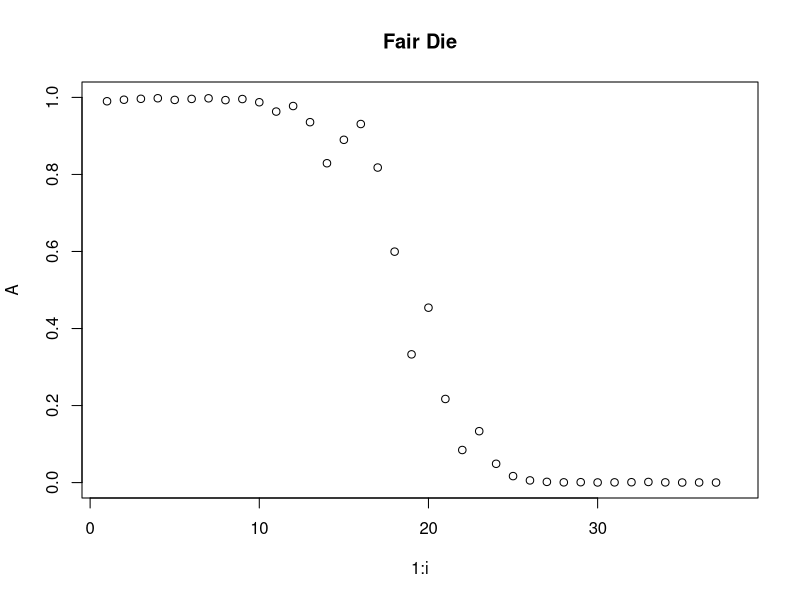
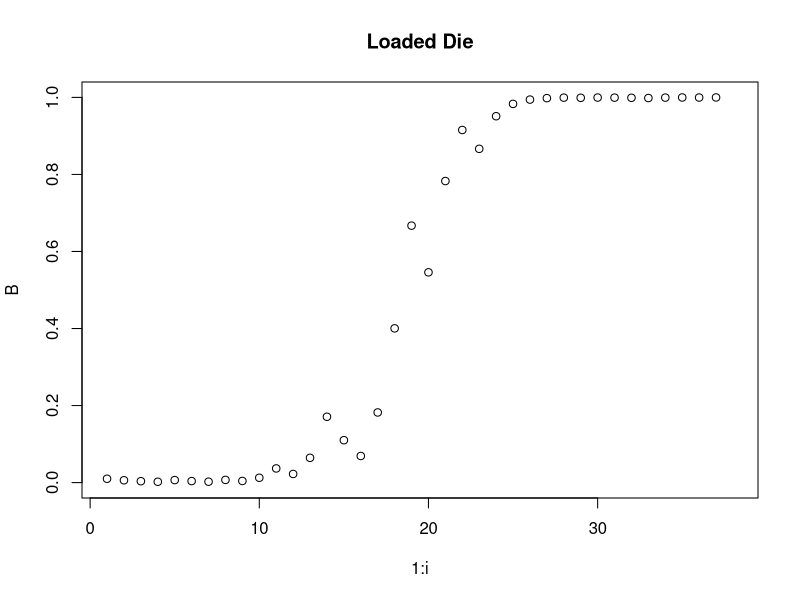

Reproduce these figures in R, in order. (Note: a time limit stopped this script after it produced the figures.)

#######################################################Questions 1##################################################

#likelihood 
#infected <- c(.91,.09)
#notInfected <- c(.16,.84)
#Function to create a data list given a 
getData <-  function(likelihood, numPoints)
{
  d <- vector(mode="integer",length=numPoints)
  for(i in 1:numPoints)
  {
    if(runif(1) <= likelihood[1])
    {
      d[i] <- 1
    }
    else
    {
      d[i] <- 2
    }
    
  }
  return(d)
}  

#getData(infected,50)
#data <- getData(infected,50)

############################*Variables to change*##################################################
#prior
#(Fair|Loaded) 
prior <- c(.99,.01)
#likelihood  
A_likelihood <- c(1/6,1/6,1/6,1/6,1/6,1/6)
B_likelihood <- c(1/10,1/10,1/10,1/10,1/10,5/10)
#data rolls given 
data<-c(2,3,2,6,3,5,6,2,6,6,2,6,6,2,3,6,6,6,5,6,6,5,6,6,6,6,6,4,6,3,3,3,6,6,5,6,6)
##################################################################################################
A <-  vector()
B <-  vector()
x <- 0
y <- 0
titleStr <- ""

for(i in 1:length(data))
{
  
  A[i] <- prior[1]
  B[i] <- prior[2]
  marginal <- prior[1] * A_likelihood[data[i]] + prior[2]*B_likelihood[data[i]]
  #print(marginal)
  prior[1] <- prior[1] * A_likelihood[data[i]] / marginal
  prior[2] <- prior[2] * B_likelihood[data[i]] / marginal
  
  
  #titleStr <-  paste(titleStr, data[i], sep="")
  #plot(1:i, A, main=titleStr, ylim=c(0,1), xlim=c(1,length(data)+1))
  #plot(1:i, B, main=titleStr, ylim=c(0,1), xlim=c(1,length(data)+1))
}

titleStr="Fair Die"
plot(1:i, A, main=titleStr, ylim=c(0,1), xlim=c(1,length(data)+1))

titleStr="Loaded Die"
plot(1:i, B, main=titleStr, ylim=c(0,1), xlim=c(1,length(data)+1))

################################################Question 2##########################################################

#Prior
#priorA <- .99
#priorB <- .01


# p(positive) , p(negative)
likelihoodA <- c(1/6,1/6,1/6,1/6,1/6,1/6)
likelihoodB<- c( 1/10, 1/10, 1/10, 1/10, 1/10, 5/10)

#generate data  
getDataFromLikelihood <- function( likelihood, numPoints) 
{
  d <- vector(mode="integer", length=numPoints);
  myprobs <- c( 1/10, 1/10, 1/10, 1/10, 1/10, 5/10)
    
  #set.seed(1)
  d <- sample(1:6, size = numPoints, replace = TRUE, prob = likelihood)
  #plotting distribution
  #barplot(table(d))
  
  
  return(d)
}

print(data)
numTests <- 1:100
numSimulationsPerCycle <- 10000

averagePosteriorValue <- c(length=length(numTests))
estimatedPower<- c(length=length(numTests))

for( i in numTests ) 
{
  posteriorValues <- c(length=numSimulationsPerCycle)
  
  for( j in 1:numSimulationsPerCycle  ) 
  {
    # reset our prior each time  
    probA <-  c(.99,.01)
    
    data <- getDataFromLikelihood( likelihoodB, numTests[i])
    
    for( k in 1:length(data))
    {
      denom <- probA[1] * likelihoodA[data[i]] + probA[2] * likelihoodB[data[k]];
     
      probA[1] = probA[1] * likelihoodA[data[k]] / denom;
      probA[2] = probA[2] * likelihoodB[data[k]] / denom;
     
    }
    #*change this*
    posteriorValues[j] = probA[2]	
  }
  
  averagePosteriorValue[i] = mean(posteriorValues)
  #is this correct?
  estimatedPower[i] <- sum(posteriorValues >= 1-0.001  ) / numSimulationsPerCycle 
}


plot(numTests, log10(1-averagePosteriorValue))
lines( numTests, rep(log10(.05),length(numTests)),col="red")


plot( numTests, estimatedPower)

################################################Question 3##########################################################
probs <- seq(0,1,0.001)

plot(probs, dbeta(probs,6,6),col = "red")
lines(probs, dbeta(probs,1,1),col = "green")


#One with 1 heads and 1 tail as additional observations.
plot(probs, dbeta(probs,1,1))
